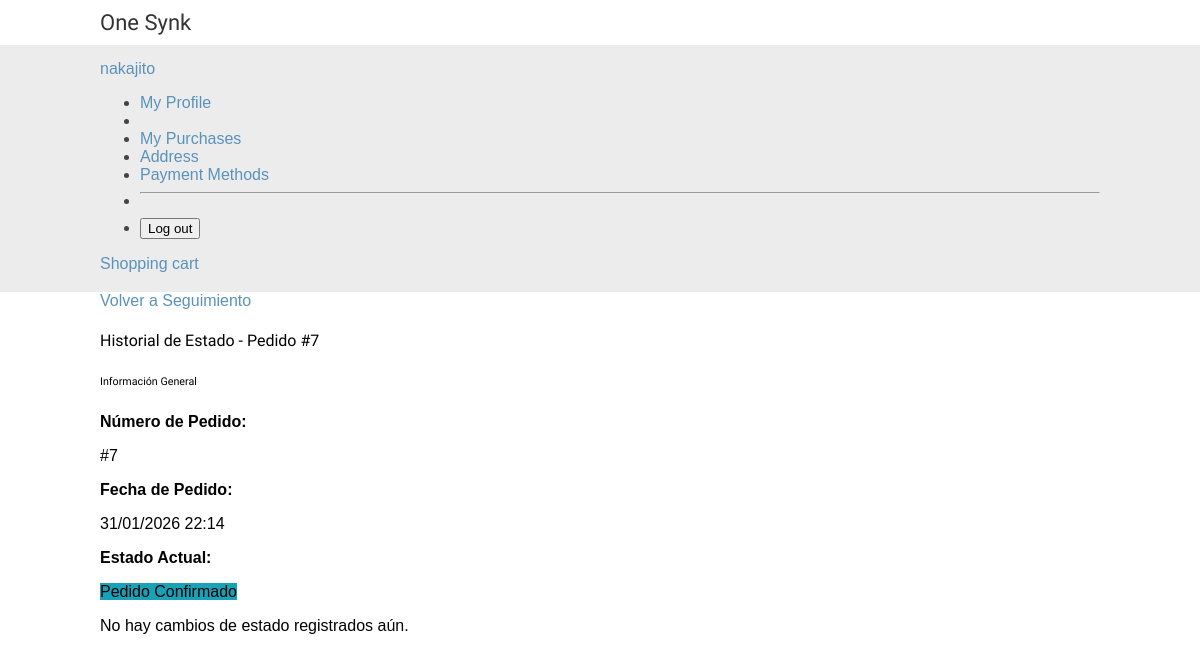
/orders/detail/7/status-history/ (signed in), run on the app's committed database.
### accounts/models.py (models this page shows, shortened)
class CustomUser(AbstractUser):
    PHONE_REGEX = RegexValidator(
        regex=r"^\d{10}$",
        message="Phone number must be exactly 10 digits (e.g., 5522445104).",
    )
    USER_TYPE_CHOICES = (
        ("regular_user", "Regular User"),
        ("wholesaler", "Wholesaler"),
    )
    phone = models.CharField(
        max_length=10,
        validators=[PHONE_REGEX],
        blank=True,
        null=True,
        help_text="Format: 5522445104",
    )
    user_type = models.CharField(
        max_length=12,
        choices=USER_TYPE_CHOICES,
        default="regular_user",  # Fixed: 'normal' was not in choices
        help_text="User type: Regular or Wholesaler",
    )
    stripe_customer_id = models.CharField(
        max_length=255,
        blank=True,
        null=True,
        unique=True,
        help_text="Customer ID in Stripe",
    )
    payment_method = models.CharField(
        max_length=255,
        blank=True,
        null=True,
        help_text="ID del método de pago por defecto en Stripe",
    )
    created_at = models.DateTimeField(auto_now_add=True)
    updated = models.DateTimeField(auto_now=True)
    class Meta:
        verbose_name = "User"
        verbose_name_plural = "Users"
        ordering = ["-created_at"]

### orders/models.py (models this page shows, shortened)
class Order(models.Model):
    user = models.ForeignKey(
        CustomUser,
        on_delete=models.CASCADE,
        null=True,
        blank=True,
        related_name="orders",
        help_text="User who made the purchase",
    )
    first_name = models.CharField(max_length=50)
    last_name = models.CharField(max_length=50)
    email = models.EmailField()
    shipping_address = models.ForeignKey(
        Address,
        on_delete=models.SET_NULL,
        null=True,
        blank=True,
        related_name="orders_shipper",
        help_text="Shipping address",
    )
    billing_address = models.ForeignKey(
        Address,
        on_delete=models.SET_NULL,
        null=True,
        blank=True,
        related_name="ordes_billed",
        help_text="Billing address (if different)",
    )
    address = models.CharField(max_length=200)
    postal_code = models.CharField(max_length=20)
    city = models.CharField(max_length=50)
    created = models.DateTimeField(auto_now_add=True)
    updated = models.DateTimeField(auto_now=True)
    paid = models.BooleanField(default=False)
    status = models.CharField(
        max_length=20,
        choices=ORDER_STATUS_CHOICES,
        default="pending",
        help_text="Current order status",
    )
    estimated_delivery_date = models.DateField(
        null=True, blank=True, help_text="Estimated delivery date"
    )
    notes = models.TextField(
        blank=True, null=True, help_text="Internal notes on the order"
    )
    customer_notes = models.TextField(
        blank=True, null=True, help_text="Customer notes when making the purchase"
    )
    stripe_id = models.CharField(max_length=250, blank=True)
    coupon = models.ForeignKey(
        Coupon, related_name="orders", null=True, blank=True, on_delete=models.SET_NULL
    )
    discount = models.IntegerField(
        default=0,
        validators=[MinValueValidator(0), MaxValueValidator(100)],
        help_text="Discount percentage (0-100) applied at the time of order.",
    )
    payment_method = models.ForeignKey(
        PaymentMethod,
        on_delete=models.SET_NULL,
        null=True,
        blank=True,
        related_name="orders",
        help_text="Método de pago utilizado",
    )
    class Meta:
        ordering = ["-created"]
        indexes = [models.Index(fields=["-created"])]

### orders/views.py (the view)
@login_required(login_url="accounts:login")
@require_http_methods(["GET"])
def order_status_history(request, order_id):
    order = get_user_order(request, order_id)
    status_updates = order.status_updates.all().order_by("-created_at")
    context = {
        "order": order,
        "status_updates": status_updates,
        "page_title": f"Historial de Estado - Pedido #{order.id}",
    }
    return render(request, "orders/order/order_status_history.html", context)

### cart/cart.py (called while the page is built)
    def __len__(self):
        return sum(item["quantity"] for item in self.cart.values())

### cart/context_processors.py (called while the page is built)
def cart(request):
    return {"cart": Cart(request)}

### orders/views.py (called while the page is built)
def get_user_order(request, order_id):
    try:
        return Order.objects.get(id=order_id, user=request.user)
    except Order.DoesNotExist:
        order = get_object_or_404(Order, id=order_id, email=request.user.email)
        return order

### orders/templates/orders/order/order_status_history.html (shortened to what this page needs)
{% extends 'shop/base.html' %}
{% load static %}
{% block content %}
<div class="container my-5">
    <div class="mb-4">
        <a href="{% url 'orders:order_tracking' order.id %}" class="btn btn-outline-secondary">
             Volver a Seguimiento
        </a>
    </div>
    <div class="card shadow-sm">
        <div class="card-header bg-primary text-white">
            <h4 class="mb-0">{{ page_title }}</h4>
        </div>
        <div class="card-body">
            <div class="mb-4 p-3 bg-light rounded">
                <h6 class="text-muted">Información General</h6>
                <div class="row">
                    <div class="col-md-4">
                        <p class="mb-1"><strong>Número de Pedido:</strong></p>
                        <p>#{{ order.id }}</p>
                    </div>
                    <div class="col-md-4">
                        <p class="mb-1"><strong>Fecha de Pedido:</strong></p>
                        <p>{{ order.created|date:"d/m/Y H:i" }}</p>
                    </div>
                    <div class="col-md-4">
                        <p class="mb-1"><strong>Estado Actual:</strong></p>
                        <p>
                            <span class="badge"
                                  style="background-color: {% if order.status == 'delivered' %}#28a745{% elif order.status == 'shipped' %}#007bff{% elif order.status == 'preparing' %}#17a2b8{% elif order.status == 'confirmed' %}#17a2b8{% elif order.status == 'cancelled' %}#dc3545{% else %}#ffc107{% endif %}">
                                {{ order.get_status_display }}
                            </span>
                        </p>
                    </div>
                </div>
            </div>
            {% if status_updates %}
                <div class="table-responsive">
                    <table class="table table-hover">
                        <thead class="table-light">
                            <tr>
                                <th>Fecha y Hora</th>
                                <th>Estado Anterior</th>
                                <th>Nuevo Estado</th>
                                <th>Motivo</th>
                                <th>Realizado Por</th>
                            </tr>
                        </thead>
                        <tbody>
                            {% for update in status_updates %}
                                <tr>
                                    <td>
                                        <small>{{ update.created_at|date:"d/m/Y H:i:s" }}</small>
                                    </td>
                                    <td>
                                        <span class="badge bg-secondary">
                                            {{ update.get_old_status_display }}
                                        </span>
                                    </td>
                                    <td>
                                        <span class="badge"
                                              style="background-color: {% if update.new_status == 'delivered' %}#28a745{% elif update.new_status == 'shipped' %}#007bff{% elif update.new_status == 'preparing' %}#17a2b8{% elif update.new_status == 'confirmed' %}#17a2b8{% elif update.new_status == 'cancelled' %}#dc3545{% else %}#ffc107{% endif %}">
                                            {{ update.get_new_status_display }}
                                        </span>
                                    </td>
                                    <td>
                                        {% if update.reason %}
                                            <small>{{ update.reason }}</small>
                                        {% else %}
                                            <small class="text-muted">N/A</small>
                                        {% endif %}
                                    </td>
                                    <td>
                                        {% if update.changed_by %}
                                            <small>{{ update.changed_by.get_full_name|default:update.changed_by.username }}</small>
                                        {% else %}
                                            <small class="text-muted">Sistema</small>
                                        {% endif %}
                                    </td>
                                </tr>
                            {% endfor %}
                        </tbody>
                    </table>
                </div>
            {% else %}
                <div class="alert alert-info mb-0">
                    No hay cambios de estado registrados aún.
                </div>
            {% endif %}
        </div>
    </div>
</div>
{% endblock %}

### shop/templates/shop/base.html (shortened to what this page needs)
{% load static %}
<!DOCTYPE html>
<html>
  <head>
    <link href="{% static "css/base.css" %}" rel="stylesheet">
  </head>
  <body>
    <div id="header">
      <a href="/" class="logo">One Synk</a>
    </div>
    <div id="subheader">
      <div class="navbar-nav ms-auto">
        {% if user.is_authenticated %}
            <div class="nav-item dropdown">
                <a class="nav-link dropdown-toggle" href="#" id="userDropdown" role="button" data-bs-toggle="dropdown">
                    <span class="d-none d-md-inline">{{ user.first_name|default:user.username }}</span>
                </a>
                <ul class="dropdown-menu dropdown-menu-end" aria-labelledby="userDropdown">
                    <li><a class="dropdown-item" href="{% url 'accounts:profile' %}">
                         My Profile
                    </a></li>
                    <li><a class="dropdown-item" href="#">
                    <li><a class="dropdown-item" href="{% url 'orders:order_history' %}">
                         My Purchases
                    </a></li>
                    <li><a class="dropdown-item" href="{% url 'orders:address_list' %}">
                         Address
                    </a></li>
                    <li><a class="dropdown-item" href="{% url 'payment:payment_method_list' %}">
                         Payment Methods
                    </a></li>
                    <li><hr class="dropdown-divider"></li>
                    <li>
                        <form action="{% url 'accounts:logout' %}" method="post" class="m-0">
                            <button type="submit" class="dropdown-item">
                                 Log out
                            </button>
                        </form>
                    </li>
                </ul>
            </div>
        {% endif %}
        <a class="nav-link" href="{% url 'cart:cart_detail' %}">
            Shopping cart
        </a>
    </div>
    </div>
    <div id="content">
      {% block content %}
      {% endblock %}
    </div>
  </body>
</html>

### shop/static/css/base.css (style rules this page uses)
body { margin:0; padding:0; font-family:helvetica, sans-serif; }
h1, h2, h3, h4, h5 , h6 { font-family: 'Ubuntu', sans-serif; font-weight:normal; }
a { text-decoration:none; color:#5993bb; }
#header { padding:10px 100px; font-size:18px; overflow:auto; }
#subheader { background:#ececec; color:#444; padding:15px 100px; overflow:auto; }
#header .logo { font-family: 'Ubuntu', sans-serif; float:left; color:#333; font-size:22px; margin-right:10%; }
#content { padding:0 100px; overflow:hidden; }

### data on the page
CustomUser: first_name "nakajito"
Order: id "7", created "31/01/2026 22:14", status "Pedido Confirmado"

### other printed values
{{ page_title }} "Historial de Estado - Pedido #7"
